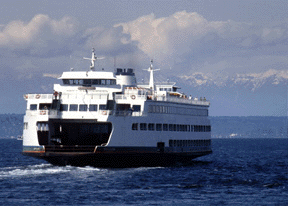
%> input picture ferry.bmp, 288 x 206 px
$ octave --eval "result = calc_edge(imread('ferry.bmp'));"   (GNU Octave 9; MATLAB toolbox functions it lacks are replaced by stand-ins)
%> lines starting %> are read from the running program, lines starting %| are printed output that depends on the picture
function adj = calc_edge(img)
    f = zeros(3, 3, 8);
    f(:, :, 1) = [-1 0  1;
                  -1 0  1;
                  0  0  0];
    f(:, :, 2) = [0  1  0;
                  0  0  -1;
                  0  0  0];
    f(:, :, 3) = [0  1  1;
                  0  0  0;
                  0 -1 -1];
    f(:, :, 4) = [0  0  0;
                  0  0  1;
                  0 -1  0];
    f(:, :, 5) = [0  0  0;
                  -1 0  1;
                  -1 0  1];
    f(:, :, 6) = [0  0  0;
                  -1 0  0;
                  0  1  0];
    f(:, :, 7) = [1  1  0;
                  0  0  0;
                  -1 -1 0];
    f(:, :, 8) = [0  1  0;
                  -1 0  0;
                  0  0  0];

    img = rgb2gray(img);
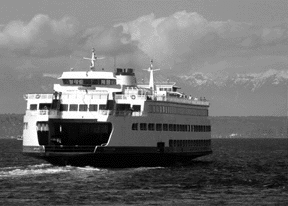
%> img: size 206x288 uint8; min 0, max 255, mean 110.8
    h = length(img(:, 1));
%> h = 206
    w = length(img(1, :));
%> w = 288
    % create adj
    adj = zeros(h, w, 8);
    fres = zeros(h, w, 8);
    % find max
    for i = 1:8
        fres(:, :, i) = imfilter(img, f(:, :, i));
    end
    fres = abs(fres);
    maxres = max(max(max(fres)));
%> maxres = 255
    % calc edge
    adj = maxres - fres;
    for i = 1:8
        if mod(i, 2) == 1
            adj(:, :, i) = adj(:, :, i) .* (1/4);
        else
            adj(:, :, i) = adj(:, :, i) .* ((1/2)^(1/2));
        end
    end
